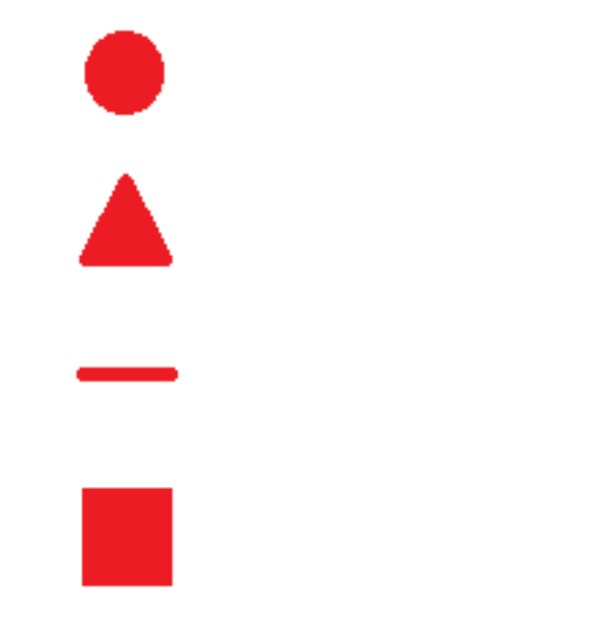
#> input picture work images/resultScreen.jpg, 601 x 631 px
$ python countoring.py
#> lines starting #> are read from the running program, lines starting #| are printed output that depends on the picture; after the words box and inside, x2 and y2 are one past the last pixel; in counts of white or black regions, pixels touching at a corner belong together
#!/usr/bin/env python3

import cv2
import numpy as np

##### inits #####

tri, rect, cir, squ = 0, 0, 0, 0
font = cv2.FONT_HERSHEY_COMPLEX
resultScreen = cv2.imread("resultScreen.jpg")
#> resultScreen is the input picture: shape (631, 601, 3); mean B, G, R 243.1, 242.6, 253.9
img = cv2.imread("rov1.jpg", 0)
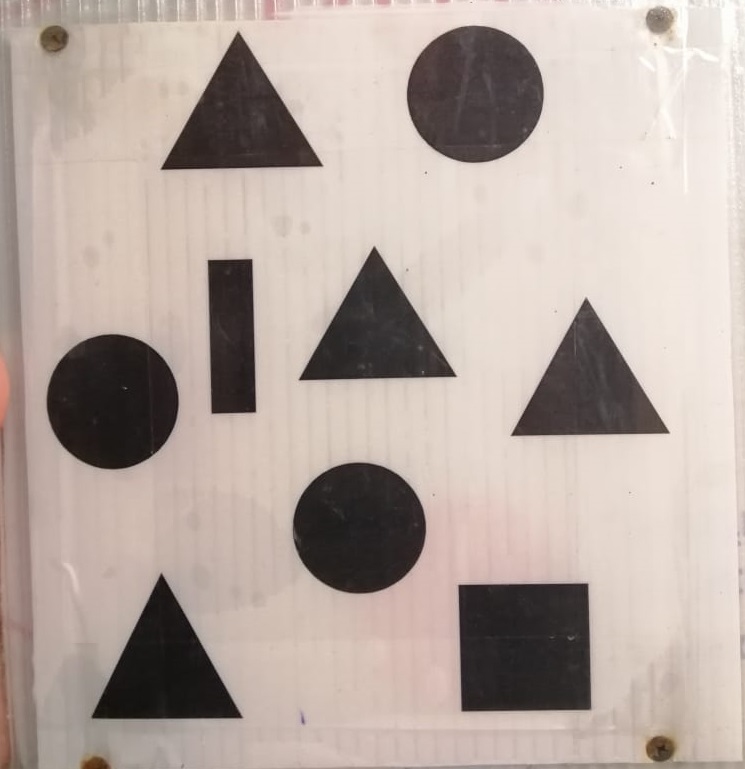
#> input picture work images/rov1.jpg, 745 x 769 px
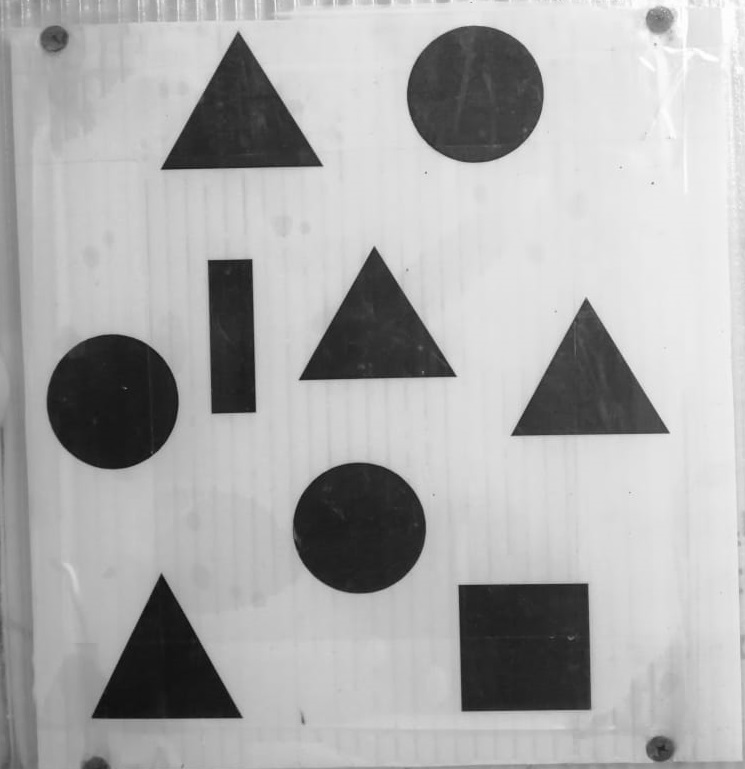
#> img: shape (769, 745); min 9, max 255, mean 171.7

##### Fx #####

def findShape(cnt):

	global tri
	global rect
	global cir
	global squ


	approx = cv2.approxPolyDP(cnt, 0.035 * cv2.arcLength(cnt,True), True)

	area = cv2.contourArea(cnt)

	if 1500 < area < 19000:
		cv2.drawContours(img, [approx], -1, (0,255,0), 3)

		if len(approx) == 3:
			tri += 1

		elif len(approx) == 4:
			(x,y,w,h) = cv2.boundingRect(approx)
			if w in range(h,h+10) or w in range(h-10, h):
				squ += 1
			else:
				rect += 1
		else:
			cir += 1

###### main ######
_, thresh = cv2.threshold(img, 87, 255, cv2.THRESH_BINARY)
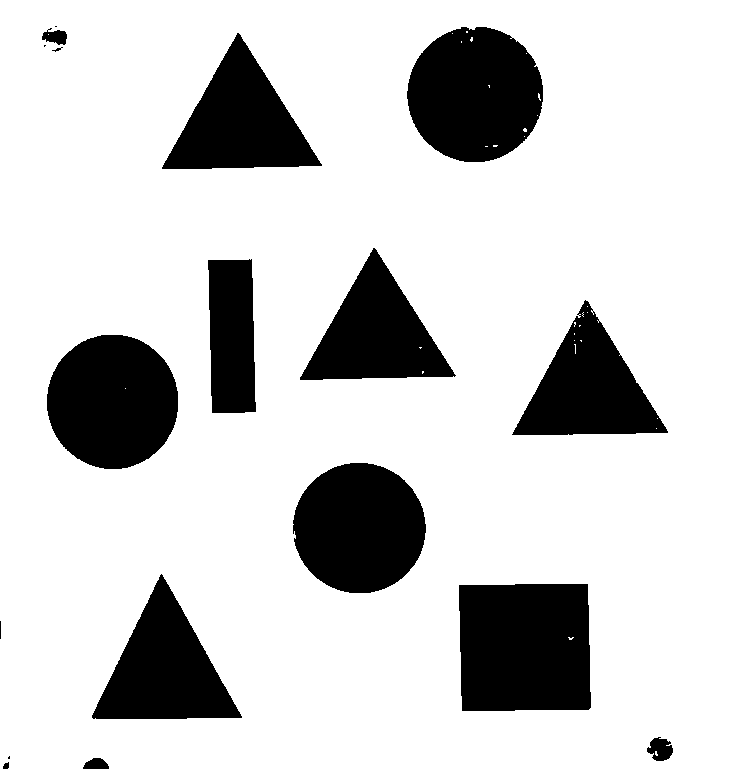
#> thresh: shape (769, 745); 81% white; 18 black regions (5 under 20 px)

contours, _ = cv2.findContours(thresh, cv2.RETR_TREE, cv2.CHAIN_APPROX_SIMPLE)
#> contours = 47 contours, 34 with area under 20; largest, box (x1, y1, x2, y2) and area: (0, 0, 745, 769) 571118, (458, 583, 592, 712) 16518, (406, 26, 544, 163) 14599, (46, 334, 179, 470) 14065, (292, 462, 427, 594) 13756

for cnt in contours:
	findShape(cnt)
#> this loop made 47 passes
#> area in findShape on passes 3, 8, 9, 27, 31, 34: 480.5, 13756, 14065, 26.5, 303, 14599
#> (approx in findShape, area in findShape) on passes 1, 7, 11, 24, 30: ([[0, 0], [0, 768], [744, 768], [744, 0]], 571118), ([[161, 573], [241, 718], [91, 717]], 11304.5), ([[585, 299], [667, 433], [511, 434]], 10865), ([[299, 379], [373, 247], [456, 375]], 10531), ([[161, 168], [237, 32], [322, 164]], 11209.5)

###### text ######
cv2.putText(resultScreen, str(cir), (250,90), font, 2.3, (0,0,255), 2, cv2.LINE_AA)
cv2.putText(resultScreen, str(tri), (250,240), font, 2.3, (0,0,255), 2, cv2.LINE_AA)
cv2.putText(resultScreen, str(rect), (250,390), font, 2.3, (0,0,255), 2, cv2.LINE_AA)
cv2.putText(resultScreen, str(squ), (250,555), font, 2.3, (0,0,255), 2, cv2.LINE_AA)
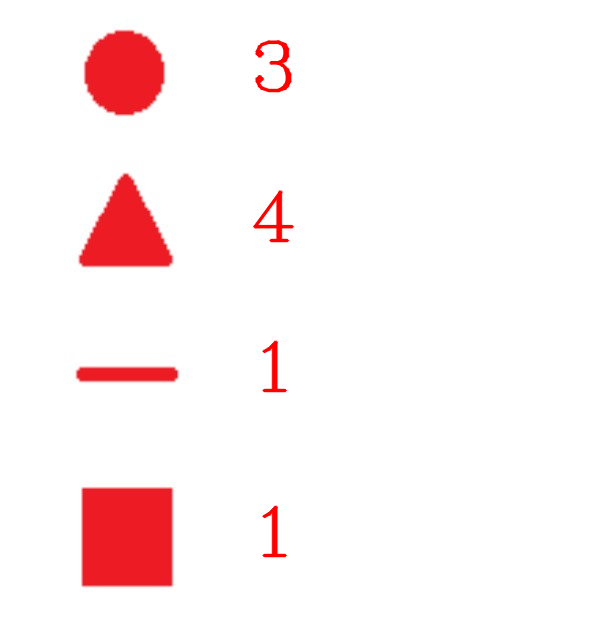
#> resultScreen: shape (631, 601, 3); mean B, G, R 241.8, 241.3, 253.9

###### final ######
cv2.imshow("shapes", img)
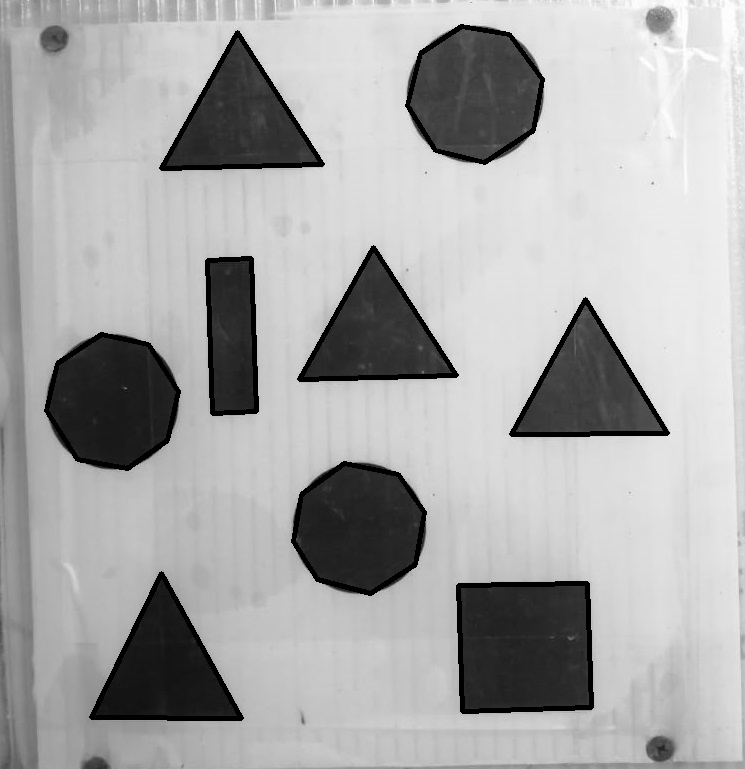
#> window 'shapes': shape (769, 745); min 0, max 255, mean 168.7
cv2.imshow("Result", resultScreen)
# cv2.imshow("threshold", thresh)
cv2.waitKey(0)
cv2.destroyAllWindows()
